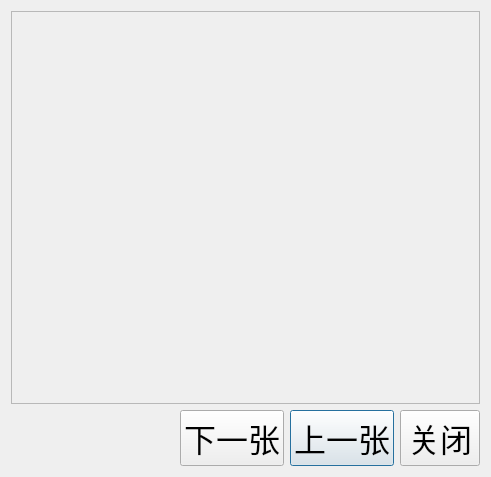
<?xml version="1.0" encoding="UTF-8"?>
<ui version="4.0">
 <class>ShowPicsDialog</class>
 <widget class="QDialog" name="ShowPicsDialog">
  <property name="geometry">
   <rect>
    <x>0</x>
    <y>0</y>
    <width>491</width>
    <height>477</height>
   </rect>
  </property>
  <property name="font">
   <font>
    <pointsize>24</pointsize>
   </font>
  </property>
  <property name="windowTitle">
   <string>图片浏览器</string>
  </property>
  <layout class="QVBoxLayout" name="verticalLayout_2">
   <item>
    <layout class="QVBoxLayout" name="verticalLayout">
     <item>
      <widget class="QFrame" name="showPicsFrame">
       <property name="sizePolicy">
        <sizepolicy hsizetype="Preferred" vsizetype="Expanding">
         <horstretch>0</horstretch>
         <verstretch>0</verstretch>
        </sizepolicy>
       </property>
       <property name="frameShape">
        <enum>QFrame::StyledPanel</enum>
       </property>
       <property name="frameShadow">
        <enum>QFrame::Raised</enum>
       </property>
      </widget>
     </item>
     <item>
      <layout class="QHBoxLayout" name="horizontalLayout">
       <item>
        <spacer name="horizontalSpacer">
         <property name="orientation">
          <enum>Qt::Horizontal</enum>
         </property>
         <property name="sizeHint" stdset="0">
          <size>
           <width>40</width>
           <height>20</height>
          </size>
         </property>
        </spacer>
       </item>
       <item>
        <widget class="QPushButton" name="downButton">
         <property name="text">
          <string>下一张</string>
         </property>
        </widget>
       </item>
       <item>
        <widget class="QPushButton" name="upButton">
         <property name="text">
          <string>上一张</string>
         </property>
         <property name="default">
          <bool>true</bool>
         </property>
        </widget>
       </item>
       <item>
        <widget class="QPushButton" name="closeButton">
         <property name="text">
          <string>关闭</string>
         </property>
        </widget>
       </item>
      </layout>
     </item>
    </layout>
   </item>
  </layout>
 </widget>
 <layoutdefault spacing="6" margin="11"/>
 <resources/>
 <connections/>
</ui>
